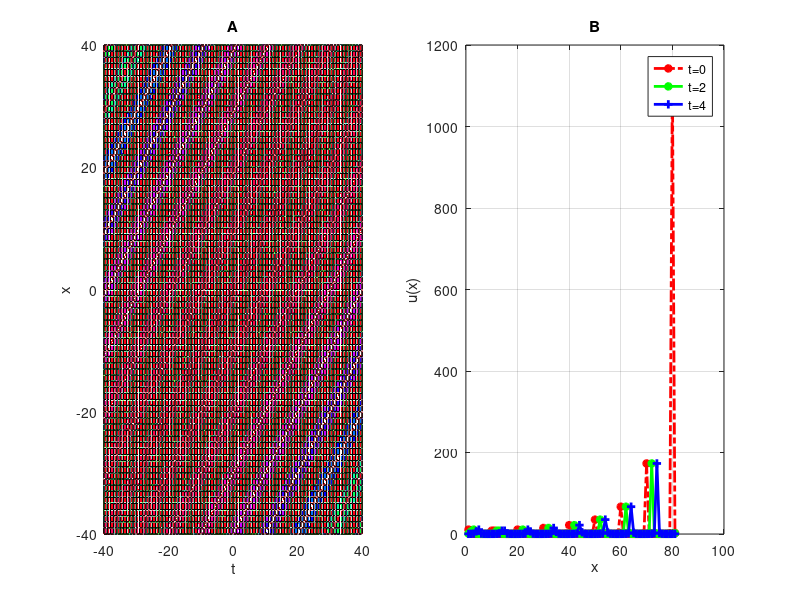

Write the MATLAB code that produced this figure.
clear all;
V = 1;
lamda = -0.1;
xi = .5;
mu =0.1;

lowerRange = -40 ; 
uperRange = 40 ; 

u(1,1) = 0;
for x= lowerRange :1:uperRange
for t= lowerRange : 1 : uperRange
    if(lamda<0 && mu >0)
        cosec = 1/sin( sqrt(-lamda)*(x-V*t+xi)) ;
     u(x+    (lowerRange * (-1))+1    ,  t+  (lowerRange * (-1))+1       ) = (1/6.0)*(V*V) - (2/3)*(lamda) - (1/6) - 2*lamda*(cosec*cosec)      ;
    end
end 
end


t= lowerRange :1 :uperRange ;

subplot(1,2,1)

%meshz(t,t,u);
hold on;

meshc(t,t,u);
hold on;

surfc(t,t,u);
hold on;

%waterfall(t,t,u);
hold on;
surfl(t,t,u);
hold on;

grid on;
xlabel('t');
zlabel('u(x,t)');
ylabel('x');
title('A');
colormap hsv
%%%%%%%%%%%%%%%%%%%%%%%%%%%%%%%%%%%%%%%%%%%%%%%%%%%%%%%%%%%%%%%%%%%%%%%%%%%%%%%%%%%%%%%

subplot(1,2,2)
% for t=0
h = u(:,11);
plot(h,'-.r*', 'LineWidth',2)

hold on;
% for t=2
h = u(:,13);
plot(h,'-*g', 'LineWidth',2)
hold on;
% for t=4
h = u(:,15);
plot(h,'-+b', 'LineWidth',2)
hold on;
grid on;

legend('t=0','t=2','t=4');
xlabel('x');
ylabel('u(x)');
title('B');



